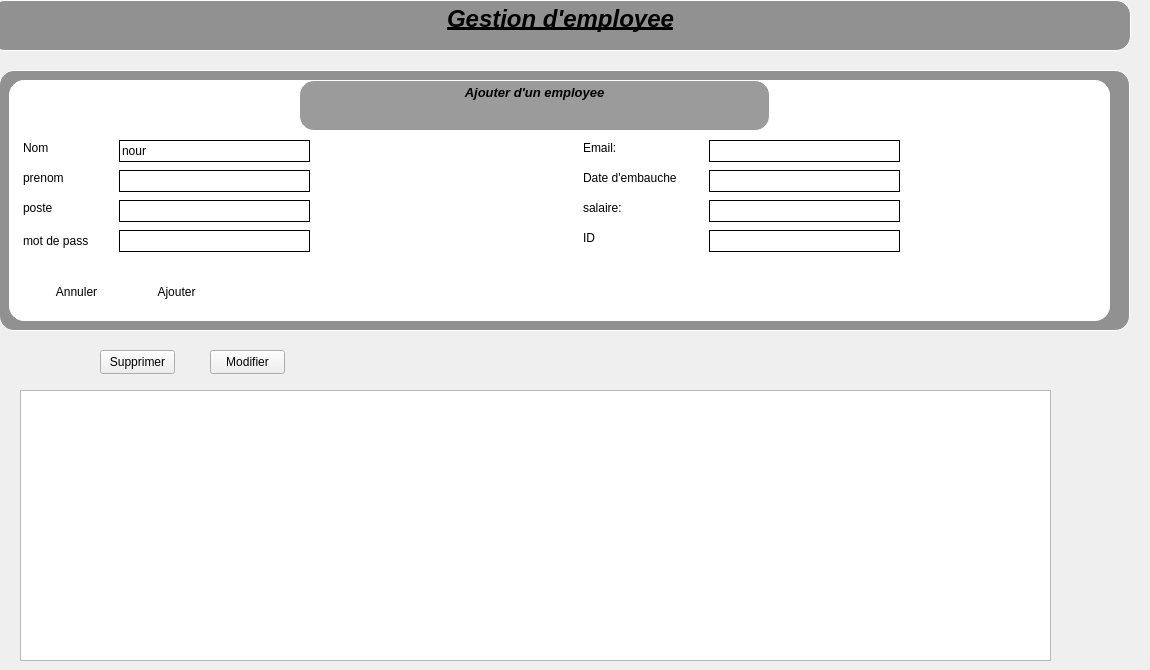
    <widget class="QWidget" name="page">
     <widget class="QTextBrowser" name="textBrowser">
      <property name="geometry">
       <rect>
        <x>-10</x>
        <y>0</y>
        <width>1141</width>
        <height>51</height>
       </rect>
      </property>
      <property name="styleSheet">
       <string notr="true">background-color:rgba(0, 0, 0, 100);
border-radius:15px;
 border: 1px solid #ffffff; </string>
      </property>
      <property name="html">
       <string>&lt;!DOCTYPE HTML PUBLIC &quot;-//W3C//DTD HTML 4.0//EN&quot; &quot;http://www.w3.org/TR/REC-html40/strict.dtd&quot;&gt;
&lt;html&gt;&lt;head&gt;&lt;meta name=&quot;qrichtext&quot; content=&quot;1&quot; /&gt;&lt;meta charset=&quot;utf-8&quot; /&gt;&lt;style type=&quot;text/css&quot;&gt;
p, li { white-space: pre-wrap; }
hr { height: 1px; border-width: 0; }
li.unchecked::marker { content: &quot;\2610&quot;; }
li.checked::marker { content: &quot;\2612&quot;; }
&lt;/style&gt;&lt;/head&gt;&lt;body style=&quot; font-family:'Segoe UI'; font-size:9pt; font-weight:400; font-style:normal;&quot;&gt;
&lt;p align=&quot;center&quot; style=&quot; margin-top:0px; margin-bottom:0px; margin-left:0px; margin-right:0px; -qt-block-indent:0; text-indent:0px;&quot;&gt;&lt;span style=&quot; font-family:'MS Shell Dlg 2'; font-size:18pt; font-weight:600; font-style:italic; text-decoration: underline;&quot;&gt;Gestion d'employee&lt;/span&gt;&lt;/p&gt;&lt;/body&gt;&lt;/html&gt;</string>
      </property>
     </widget>
     <widget class="QWidget" name="widget_6" native="true">
      <property name="geometry">
       <rect>
        <x>-1</x>
        <y>70</y>
        <width>1131</width>
        <height>261</height>
       </rect>
      </property>
      <property name="styleSheet">
       <string notr="true">background-color:rgba(0, 0, 0, 100);
border-radius:15px;
 border: 1px solid #ffffff; </string>
      </property>
      <widget class="QFrame" name="frame">
       <property name="geometry">
        <rect>
         <x>10</x>
         <y>10</y>
         <width>1101</width>
         <height>241</height>
        </rect>
       </property>
       <property name="styleSheet">
        <string notr="true">background-color:rgb(255, 255, 255);
border-radius:15px;
 border: 1px solid #ffffff; </string>
       </property>
       <property name="frameShape">
        <enum>QFrame::Shape::NoFrame</enum>
       </property>
       <widget class="QLabel" name="label">
        <property name="geometry">
         <rect>
          <x>10</x>
          <y>60</y>
          <width>91</width>
          <height>16</height>
         </rect>
        </property>
        <property name="styleSheet">
         <string notr="true">QLabel{
rgb(170, 0, 127)
}</string>
        </property>
        <property name="text">
         <string>Nom</string>
        </property>
       </widget>
       <widget class="QLabel" name="label_2">
        <property name="geometry">
         <rect>
          <x>570</x>
          <y>90</y>
          <width>131</width>
          <height>16</height>
         </rect>
        </property>
        <property name="text">
         <string>Date d'embauche </string>
        </property>
       </widget>
       <widget class="QLabel" name="label_3">
        <property name="geometry">
         <rect>
          <x>10</x>
          <y>120</y>
          <width>49</width>
          <height>16</height>
         </rect>
        </property>
        <property name="text">
         <string>poste</string>
        </property>
       </widget>
       <widget class="QTextBrowser" name="textBrowser_4">
        <property name="geometry">
         <rect>
          <x>290</x>
          <y>0</y>
          <width>471</width>
          <height>51</height>
         </rect>
        </property>
        <property name="styleSheet">
         <string notr="true">background-color:rgba(0, 0, 0, 100);
border-radius:15px;
 border: 1px solid #ffffff; </string>
        </property>
        <property name="html">
         <string>&lt;!DOCTYPE HTML PUBLIC &quot;-//W3C//DTD HTML 4.0//EN&quot; &quot;http://www.w3.org/TR/REC-html40/strict.dtd&quot;&gt;
&lt;html&gt;&lt;head&gt;&lt;meta name=&quot;qrichtext&quot; content=&quot;1&quot; /&gt;&lt;meta charset=&quot;utf-8&quot; /&gt;&lt;style type=&quot;text/css&quot;&gt;
p, li { white-space: pre-wrap; }
hr { height: 1px; border-width: 0; }
li.unchecked::marker { content: &quot;\2610&quot;; }
li.checked::marker { content: &quot;\2612&quot;; }
&lt;/style&gt;&lt;/head&gt;&lt;body style=&quot; font-family:'Segoe UI'; font-size:9pt; font-weight:400; font-style:normal;&quot;&gt;
&lt;p align=&quot;center&quot; style=&quot; margin-top:0px; margin-bottom:0px; margin-left:0px; margin-right:0px; -qt-block-indent:0; text-indent:0px;&quot;&gt;&lt;span style=&quot; font-size:10pt; font-weight:700; font-style:italic;&quot;&gt;Ajouter d'un employee&lt;/span&gt;&lt;/p&gt;&lt;/body&gt;&lt;/html&gt;</string>
        </property>
       </widget>
       <widget class="QLabel" name="label_46">
        <property name="geometry">
         <rect>
          <x>10</x>
          <y>90</y>
          <width>91</width>
          <height>16</height>
         </rect>
        </property>
        <property name="styleSheet">
         <string notr="true">QLabel{
rgb(170, 0, 127)
}</string>
        </property>
        <property name="text">
         <string>prenom</string>
        </property>
       </widget>
       <widget class="QLabel" name="label_4">
        <property name="geometry">
         <rect>
          <x>570</x>
          <y>120</y>
          <width>49</width>
          <height>16</height>
         </rect>
        </property>
        <property name="text">
         <string>salaire:</string>
        </property>
       </widget>
       <widget class="QLabel" name="label_42">
        <property name="geometry">
         <rect>
          <x>10</x>
          <y>150</y>
          <width>111</width>
          <height>21</height>
         </rect>
        </property>
        <property name="text">
         <string>mot de pass</string>
        </property>
       </widget>
       <widget class="QLabel" name="label_45">
        <property name="geometry">
         <rect>
          <x>570</x>
          <y>60</y>
          <width>71</width>
          <height>16</height>
         </rect>
        </property>
        <property name="text">
         <string>Email:</string>
        </property>
       </widget>
       <widget class="QPushButton" name="pushButton_2">
        <property name="geometry">
         <rect>
          <x>30</x>
          <y>200</y>
          <width>75</width>
          <height>24</height>
         </rect>
        </property>
        <property name="text">
         <string>Annuler</string>
        </property>
       </widget>
       <widget class="QPushButton" name="btnAjouter">
        <property name="geometry">
         <rect>
          <x>130</x>
          <y>200</y>
          <width>75</width>
          <height>24</height>
         </rect>
        </property>
        <property name="text">
         <string>Ajouter</string>
        </property>
       </widget>
       <widget class="QLineEdit" name="lineEdit_poste">
        <property name="geometry">
         <rect>
          <x>100</x>
          <y>150</y>
          <width>191</width>
          <height>22</height>
         </rect>
        </property>
        <property name="styleSheet">
         <string notr="true"/>
        </property>
       </widget>
       <widget class="QLineEdit" name="lineEditPosition">
        <property name="geometry">
         <rect>
          <x>110</x>
          <y>120</y>
          <width>191</width>
          <height>22</height>
         </rect>
        </property>
        <property name="styleSheet">
         <string notr="true">border: 1px solid black;
</string>
        </property>
       </widget>
       <widget class="QLineEdit" name="lineEditFirstName">
        <property name="geometry">
         <rect>
          <x>110</x>
          <y>90</y>
          <width>191</width>
          <height>22</height>
         </rect>
        </property>
        <property name="styleSheet">
         <string notr="true">border: 1px solid black;
</string>
        </property>
       </widget>
       <widget class="QLineEdit" name="lineEditEmail">
        <property name="geometry">
         <rect>
          <x>700</x>
          <y>60</y>
          <width>191</width>
          <height>22</height>
         </rect>
        </property>
        <property name="styleSheet">
         <string notr="true">border: 1px solid black;
</string>
        </property>
       </widget>
       <widget class="QLineEdit" name="lineEditSalary">
        <property name="geometry">
         <rect>
          <x>700</x>
          <y>120</y>
          <width>191</width>
          <height>22</height>
         </rect>
        </property>
        <property name="styleSheet">
         <string notr="true">border: 1px solid black;
</string>
        </property>
       </widget>
       <widget class="QLineEdit" name="lineEditPassword">
        <property name="geometry">
         <rect>
          <x>110</x>
          <y>150</y>
          <width>191</width>
          <height>22</height>
         </rect>
        </property>
        <property name="styleSheet">
         <string notr="true">border: 1px solid black;
</string>
        </property>
       </widget>
       <widget class="QLabel" name="label_5">
        <property name="geometry">
         <rect>
          <x>570</x>
          <y>150</y>
          <width>91</width>
          <height>16</height>
         </rect>
        </property>
        <property name="styleSheet">
         <string notr="true">QLabel{
rgb(170, 0, 127)
}</string>
        </property>
        <property name="text">
         <string>ID</string>
        </property>
       </widget>
       <widget class="QLineEdit" name="lineEditEmployeeId">
        <property name="geometry">
         <rect>
          <x>700</x>
          <y>150</y>
          <width>191</width>
          <height>22</height>
         </rect>
        </property>
        <property name="styleSheet">
         <string notr="true">border: 1px solid black;
</string>
        </property>
       </widget>
       <widget class="QLineEdit" name="dateEditHireDate">
        <property name="geometry">
         <rect>
          <x>700</x>
          <y>90</y>
          <width>191</width>
          <height>22</height>
         </rect>
        </property>
        <property name="styleSheet">
         <string notr="true">border: 1px solid black;
</string>
        </property>
       </widget>
       <widget class="QLineEdit" name="lineEditLastName">
        <property name="geometry">
         <rect>
          <x>110</x>
          <y>60</y>
          <width>191</width>
          <height>22</height>
         </rect>
        </property>
        <property name="styleSheet">
         <string notr="true">border: 1px solid black;
</string>
        </property>
        <property name="text">
         <string>nour</string>
        </property>
       </widget>
      </widget>
     </widget>
     <widget class="QTableView" name="tableView">
      <property name="geometry">
       <rect>
        <x>20</x>
        <y>390</y>
        <width>1031</width>
        <height>271</height>
       </rect>
      </property>
     </widget>
     <widget class="QPushButton" name="btnSupprimer">
      <property name="geometry">
       <rect>
        <x>100</x>
        <y>350</y>
        <width>75</width>
        <height>24</height>
       </rect>
      </property>
      <property name="text">
       <string>Supprimer</string>
      </property>
     </widget>
     <widget class="QPushButton" name="btnModifier">
      <property name="geometry">
       <rect>
        <x>210</x>
        <y>350</y>
        <width>75</width>
        <height>24</height>
       </rect>
      </property>
      <property name="text">
       <string>Modifier</string>
      </property>
     </widget>
    </widget>
